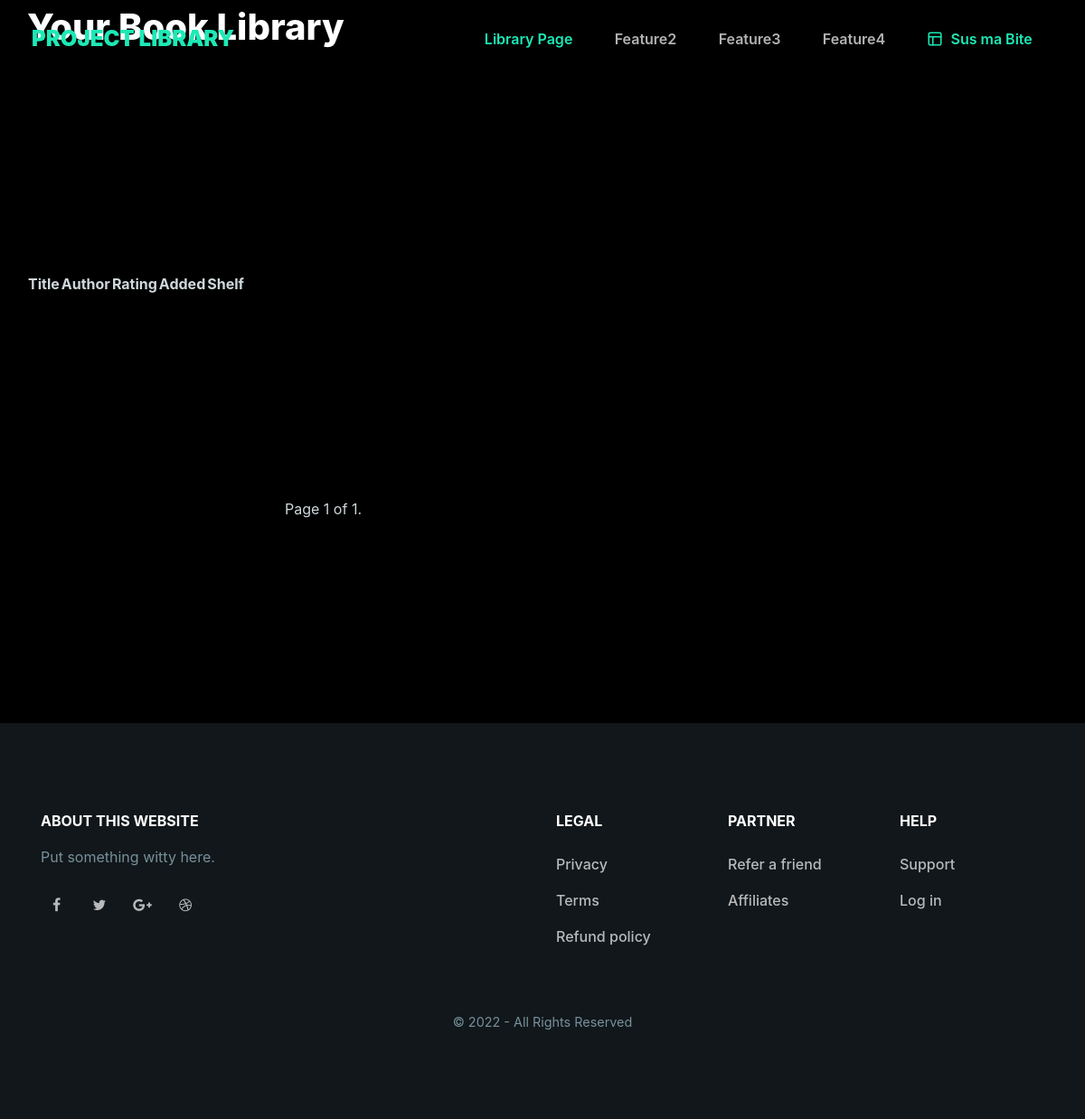
/library/, run on an earlier commit of the app's database.
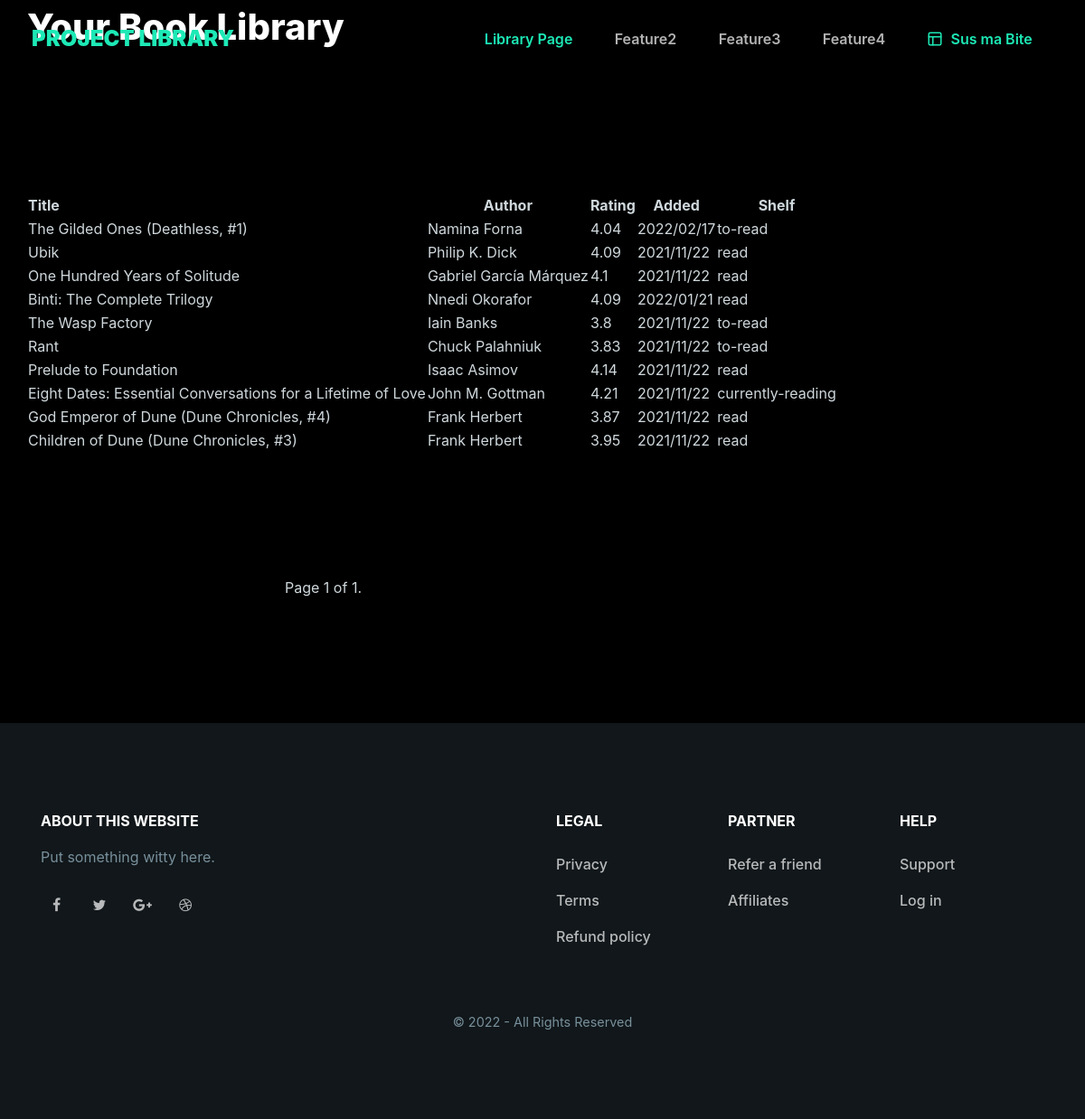
And on a later commit of the database.
### library_app/models.py (models this page shows)
class BookInfo(models.Model):
    goodr_id = models.TextField(default=0)
    title = models.TextField()
    author = models.TextField()
    isbn = models.TextField()
    my_rating = models.TextField()
    avg_rating = models.TextField()
    pages = models.TextField()
    date_added = models.TextField()
    shelf = models.TextField()
    subjects = models.TextField()

### library_app/views.py (the view)
# urls.py: path('library/', views.library_page, name='library_page'),
def library_page(request):
    book_object = BookInfo.objects.all()
    paginator = Paginator(book_object, 25) # Show 25 contacts per page.
    page_number = request.GET.get('page')
    page_obj = paginator.get_page(page_number)
    context = {
    "book_instance" : page_obj
    }
    return render(request, 'library_page.html', context)

### library_app/templates/library_page.html (shortened to what this page needs)
{% extends "base.html" %}
{% block page_content %}
<h2 class="heading-black text-capitalize">your book Library</h2>
        <table class="table-responsive" >
          <thead>
            <tr>
                <th scope="col"> Title</th>
                <th scope="col" class="text-center"> Author</th>
                <th scope="col" class="text-center"> Rating</th>
                <th scope="col" class="text-center"> Added</th>
                <th scope="col" class="text-center"> Shelf</th>
            </tr>
        </thead>
        <tbody>
            {% for book in book_instance %}
            <tr>
                <td>{{ book.title}}</td>
                <td>{{ book.author}}</td>
                <td>{{ book.avg_rating}}</td>
                <td>{{ book.date_added}}</td>
                <td>{{ book.shelf}}</td>
            </tr>
            {% endfor %}
        </tbody>
    </table>
    <div class="pagination col-md-6 mx-auto text-center">
    <span class="step-links">
        <span class="current">
            Page {{ book_instance.number }} of {{ book_instance.paginator.num_pages }}.
        </span>
    </span>
</div>
<br/>
{% endblock %}

### projectlibrary/templates/base.html (shortened to what this page needs)
{% load static %}
<!doctype html>
<html lang="en">
<head>
    <link href="https://rsms.me/inter/inter-ui.css" rel="stylesheet">
    <link rel="stylesheet" href="https://cdnjs.cloudflare.com/ajax/libs/font-awesome/4.7.0/css/font-awesome.min.css">
    <link rel="stylesheet" href="https://cdnjs.cloudflare.com/ajax/libs/slick-carousel/1.8.1/slick.min.css">
    <link rel="stylesheet" href="https://cdnjs.cloudflare.com/ajax/libs/slick-carousel/1.8.1/slick-theme.min.css">
    <link rel="stylesheet" href="{% static 'css/default.css' %}" id="theme-color">
</head>
<body>
    <section class="smart-scroll">
        <div class="container-fluid">
            <nav class="navbar navbar-expand-md navbar-dark">
                <a class="navbar-brand heading-black" href="{% url 'landing_page' %}">
                    Project Library
                </a>
                <div class="collapse navbar-collapse" id="navbarCollapse">
                    <ul class="navbar-nav ml-auto">
                        <li class="nav-item">
                            <a class="nav-link page-scroll text-primary" href="{% url 'library_page' %}">Library Page</a>
                        </li>
                        <li class="nav-item">
                            <a class="nav-link page-scroll" href="#feature2">Feature2</a>
                        </li>
                        <li class="nav-item">
                            <a class="nav-link page-scroll" href="#feature3">Feature3</a>
                        </li>
                        <li class="nav-item">
                            <a class="nav-link page-scroll" href="#feature4">Feature4</a>
                        </li>
                        <li class="nav-item">
                            <a class="nav-link page-scroll d-flex flex-row align-items-center text-primary" href="#">
                                <em data-feather="layout" width="18" height="18" class="mr-2"></em>
                                Sus ma Bite
                            </a>
                        </li>
                    </ul>
                </div>
            </nav>
        </div>
    </section>
    <section class="py-7 py-md-0 bg-hero" id="home">
        <div class="container">
            <div class="row vh-md-100">
                    {% block page_content %}
                    {% endblock %}
            </div>
        </div>
    </section>
    <footer class="py-6 bg-dark">
        <div class="container">
            <div class="row">
                <div class="col-sm-5 mr-auto">
                    <h5>About this website</h5>
                    <p class="text-muted">Put something witty here.</p>
                    <ul class="list-inline social social-sm">
                        <li class="list-inline-item">
                            <a href=""><i class="fa fa-facebook"></i></a>
                        </li>
                        <li class="list-inline-item">
                            <a href=""><i class="fa fa-twitter"></i></a>
                        </li>
                        <li class="list-inline-item">
                            <a href=""><i class="fa fa-google-plus"></i></a>
                        </li>
                        <li class="list-inline-item">
                            <a href=""><i class="fa fa-dribbble"></i></a>
                        </li>
                    </ul>
                </div>
                <div class="col-sm-2">
                    <h5>Legal</h5>
                    <ul class="list-unstyled">
                        <li><a href="#">Privacy</a></li>
                        <li><a href="#">Terms</a></li>
                        <li><a href="#">Refund policy</a></li>
                    </ul>
                </div>
                <div class="col-sm-2">
                    <h5>Partner</h5>
                    <ul class="list-unstyled">
                        <li><a href="#">Refer a friend</a></li>
                        <li><a href="#">Affiliates</a></li>
                    </ul>
                </div>
                <div class="col-sm-2">
                    <h5>Help</h5>
                    <ul class="list-unstyled">
                        <li><a href="#">Support</a></li>
                        <li><a href="#">Log in</a></li>
                    </ul>
                </div>
            </div>
            <div class="row mt-5">
                <div class="col-12 text-muted text-center small-xl">
                    &copy; 2022 - All Rights Reserved
                </div>
            </div>
        </div>
    </footer>
</body>
</html>

What changed in the data, as far as the page shows it:
added BookInfo: title "The Gilded Ones (Deathless, #1)", author "Namina Forna", avg_rating "4.04", date_added "2022/02/17", shelf "to-read"
added BookInfo: title "Ubik", author "Philip K. Dick", avg_rating "4.09", date_added "2021/11/22", shelf "read"
added BookInfo: title "One Hundred Years of Solitude", author "Gabriel García Márquez", avg_rating "4.1", date_added "2021/11/22", shelf "read"
added BookInfo: title "Binti: The Complete Trilogy", author "Nnedi Okorafor", avg_rating "4.09", date_added "2022/01/21", shelf "read"
added BookInfo: title "The Wasp Factory", author "Iain Banks", avg_rating "3.8", date_added "2021/11/22", shelf "to-read"
added BookInfo: title "Rant", author "Chuck Palahniuk", avg_rating "3.83", date_added "2021/11/22", shelf "to-read"
added BookInfo: title "Prelude to Foundation", author "Isaac Asimov", avg_rating "4.14", date_added "2021/11/22", shelf "read"
added BookInfo: title "Eight Dates: Essential Conversations for a Lifetime of Love", author "John M. Gottman", avg_rating "4.21", date_added "2021/11/22", shelf "currently-reading"
added BookInfo: title "God Emperor of Dune (Dune Chronicles, #4)", author "Frank Herbert", avg_rating "3.87", date_added "2021/11/22", shelf "read"
added BookInfo: title "Children of Dune (Dune Chronicles, #3)", author "Frank Herbert", avg_rating "3.95", date_added "2021/11/22", shelf "read"
